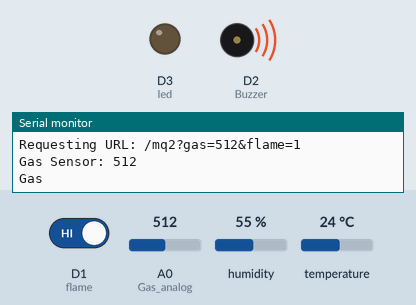
Recording of a sketch running on a simulated ESP8266 (NodeMCU). On the bench: output pins drawn as LEDs (lit = HIGH), buzzer (waves = sounding, pin HIGH), the last lines printed to the serial monitor. Dashed ring = blinking. The test bench sets the inputs (shaded band); at power-on: A0 (Gas_analog) = 512, D1 (flame) HIGH, humidity 55 %, temperature 24 °C. WiFi joins after 1.5 s; servers stay silent unless stated; pins used as bus, display or sensor lines are not drawn.

Above: at 2.7 s.
2.8 s: A0 (Gas_analog) set to 490
8.3 s: D1 (flame) driven LOW
At 17.1 s:
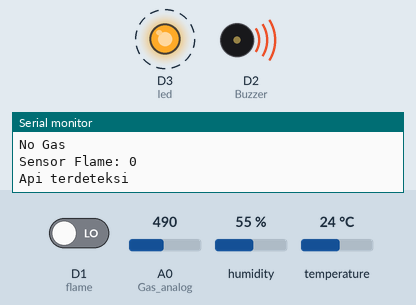
18.2 s: D1 (flame) driven HIGH
23.7 s: A0 (Gas_analog) set to 513
At 35.0 s:
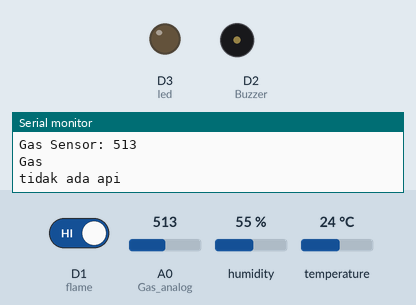
Timing chart, 0 to 36.3 s (numbered marks = the images above; inputs shaded):
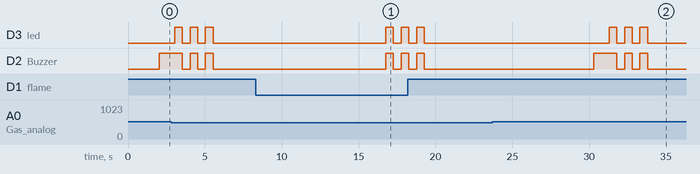

Measured:
- the behaviour switches between 500 and 501 on A0 (Gas_analog) (found by bisection; images 1 and 2)
- after the input at 8.3 s, D3 (led), D2 (Buzzer): LOW → HIGH after 8.5 s, → LOW 0.50 s later, → HIGH 0.50 s later
- after the input at 23.7 s, D3 (led): alternates HIGH for 0.50 s and LOW for 0.50 s, 6 changes in all, then stays LOW, starting after 7.6 s; D2 (Buzzer): LOW → HIGH after 6.6 s, then repeats every 1.0 s: LOW 0.50 s, HIGH 0.50 s, until it stays LOW from 33.8 s
- by itself, D3 (led): alternates HIGH for 0.50 s and LOW for 0.50 s, 6 changes in all, then stays LOW
- by itself, D2 (Buzzer): alternates HIGH for 0.50 s and LOW for 0.50 s, 5 changes in all, then stays LOW

The sketch:

dht11_flame_mq2_mysql_telegram.ino
```cpp
#include "DHT.h"
#include <ESP8266WiFi.h>
#include <ESP8266HTTPClient.h>
#include <ESP8266WebServer.h>
#include "CTBot.h"
CTBot myBot;

#define DHTPIN 2     // Digital pin D4 connected to the DHT sensor
#define DHTTYPE DHT11   // DHT 11
//#define DHTTYPE DHT22   // DHT 22  (AM2302), AM2321
//#define DHTTYPE DHT21   // DHT 21 (AM2301)
int Buzzer = D2;        // used for ESP8266
int led = D3;
int Gas_analog = A0;    // used for ESP8266
//int Gas_digital = D1;   // used for ESP8266
int flame = D1;

DHT dht(DHTPIN, DHTTYPE);

//#define SERVER_IP "192.168.140.99" //Alamat Server

//Nama SSID dan Password WiFi
#ifndef STASSID
#define STASSID "Virus detected"
#define STAPSK  "291106SR"
//#define STASSID "nodemcu"
//#define STAPSK  "sembarang"
#endif
String token = "1832581230:AAG3ViM9k7ViY1qCQU_zMW_q0SKG29kYj1Y";
//const int id = 925607567;
const int id = 1375931977;

const char* host = "192.168.100.190";
int Led_OnBoard = 2;

WiFiClient client;
HTTPClient http;
TBMessage msg;
void setup() {
  Serial.begin(115200);
  Serial.println(F("DHTxx test!"));
  pinMode(Led_OnBoard, OUTPUT);
  pinMode(Buzzer, OUTPUT);
  pinMode(led, OUTPUT);
  //pinMode(Gas_digital, INPUT);
  pinMode(flame, INPUT);

  WiFi.mode(WIFI_STA);
  WiFi.begin(STASSID, STAPSK);

  //Koneksi ke WiFi
  while (WiFi.status() != WL_CONNECTED) {
    digitalWrite(Led_OnBoard, LOW);
    delay(250);
    Serial.print(".");
    digitalWrite(Led_OnBoard, HIGH);
    delay(250);
    Serial.print(".");
  }
  Serial.println("");
  Serial.print("Connected! IP address: ");
  Serial.println(WiFi.localIP());

  Serial.println("Starting TelegramBot...");

  // connect the ESP8266 to the desired access point
  myBot.wifiConnect(STASSID, STAPSK);

  // set the telegram bot token
  myBot.setTelegramToken(token);

  // check if all things are ok
  if (myBot.testConnection())
    Serial.println("\ntestConnection OK");
  else
    Serial.println("\ntestConnection NOK");

  dht.begin();
}

void loop() {
  // Wait a few seconds between measurements.
    float h = dht.readHumidity();
    float t = dht.readTemperature();
    int gassensorAnalog = analogRead(Gas_analog);
    int state = digitalRead(flame);

    if (myBot.getNewMessage(msg)) {
     if (msg.text.equalsIgnoreCase("Cek suhu")) {              // if the received message is "LIGHT ON"...
      String suhu = "Suhu : ";
      suhu += float(t);
      suhu += " °C\n";
      suhu += "Kelembaban : ";
      suhu += float(h);
      suhu += " %\n";
      myBot.sendMessage(id, suhu, "");
      Serial.println("Mengirim data sensor ke telegram");
      }
     else if (msg.text.equalsIgnoreCase("Cek gas")) {              // if the received message is "LIGHT ON"...
        String gas = "Gas : ";
        gas += int(gassensorAnalog);
        gas += "\n";
        gas += "Sensor Flame : ";
        gas += int(state);
        myBot.sendMessage(id, gas, "");
        Serial.println("Mengirim data sensor ke telegram");
        }
    }
    else {
        sendingsuhu();
        sendinggasflame();
        delay(10000);
      }
}

   void sendingsuhu()
   {
    if (!client.connect(host, 8000)) {
        Serial.println("Gagal Konek");
        return;
      }

    Serial.println("Tersambung");
      float h = dht.readHumidity();
      float t = dht.readTemperature();

      if (isnan(h) || isnan(t)) {
      Serial.println(F("Failed to read from DHT sensor!"));
      return;
    }

    String data;
    data = "/dht11?suhu=";
    data += t;
    data += "&kelembaban=";
    data += h;

    client.print(String("GET ") + data + " HTTP/1.1\r\n" + "Host: " + host + "\r\n" + "Connection: close\r\n\r\n");

    Serial.print("Requesting URL: ");
    Serial.println(data);
    Serial.print(F("Humidity: "));
    Serial.print(h);
    Serial.print(F("%  Temperature: "));
    Serial.print(t);
    Serial.println(F("°C "));

    String suhu = (String)t;
    String kelembaban = (String)h;

    if ((t <= 22.00) && (h <= 40.00) ){
      String suhu = "Suhu dan Kelembaban Dingin\n";
      suhu += "Suhu : ";
      suhu += float(t);
      suhu += " °C\n";
      suhu += "Kelembaban : ";
      suhu += float(h);
      suhu += " %\n";
      myBot.sendMessage(id, suhu, "");
      Serial.println("Mengirim data sensor ke telegram");
    } else if ((t >= 22.00) && (t <= 34.00) && (h >= 41.00) && (h <= 70.00) ) {
      String suhu = "Suhu dan Kelembaban Normal\n";
      suhu += "Suhu : ";
      suhu += float(t);
      suhu += " °C\n";
      suhu += "Kelembaban : ";
      suhu += float(h);
      suhu += " %\n";
      myBot.sendMessage(id, suhu, "");
      Serial.println("Mengirim data sensor ke telegram");
    } else if ((t >= 33.00) && (h <= 71.00)) {
      String suhu = "Suhu dan Kelembaban Panas\n";
      suhu += "Suhu : ";
      suhu += float(t);
      suhu += " °C\n";
      suhu += "Kelembaban : ";
      suhu += float(h);
      suhu += " %\n";
      myBot.sendMessage(id, suhu, "");
      Serial.println("Mengirim data sensor ke telegram");
      digitalWrite (Buzzer, HIGH) ; //send tone
      digitalWrite (led, HIGH);
      delay(500);
      digitalWrite (Buzzer, LOW) ;  //no tone
      digitalWrite (led, LOW);
      delay(500);
      digitalWrite (Buzzer, HIGH) ; //send tone
      digitalWrite (led, HIGH);
      delay(500);
      digitalWrite (Buzzer, LOW);
      digitalWrite (led, LOW);
      delay(500);
      digitalWrite (Buzzer, HIGH) ; //send tone
      digitalWrite (led, HIGH);
      delay(500);
      digitalWrite (Buzzer, LOW);
      digitalWrite (led, LOW);
      delay(500);
    }


//    while (client.available()) {
//        String line = client.readStringUntil('\r');
//        Serial.print(line);
//      }
//
//    Serial.println();
//    Serial.println("closing connection");

   }

   void sendinggasflame()
   {
      if (!client.connect(host, 8000)) {
        Serial.println("Gagal Konek");
        return;
      }
      Serial.println("Tersambung");

      int gassensorAnalog = analogRead(Gas_analog);
      //int gassensorDigital = digitalRead(Gas_digital);
      int state = digitalRead(flame);

      String data;
      data = "/mq2?gas=";
      data += gassensorAnalog;
      data += "&flame=";
      data += state;

      client.print(String("GET ") + data + " HTTP/1.1\r\n" + "Host: " + host + "\r\n" + "Connection: close\r\n\r\n");

      Serial.print("Requesting URL: ");
      Serial.println(data);
      Serial.print("Gas Sensor: ");
      Serial.print(gassensorAnalog);
      Serial.println("\t");


      if (gassensorAnalog > 500) {
        Serial.println("Gas");
        digitalWrite (Buzzer, HIGH) ; //send tone
        delay(1000);
        digitalWrite (Buzzer, LOW) ;  //no tone

        String gas = "Gas Terdeteksi Tinggi\n ";
        gas += int(gassensorAnalog);
        myBot.sendMessage(id, gas, "");
        digitalWrite (Buzzer, HIGH) ; //send tone
        digitalWrite (led, HIGH);
        delay(500);
        digitalWrite (Buzzer, LOW) ;  //no tone
        digitalWrite (led, LOW);
        delay(500);
        digitalWrite (Buzzer, HIGH) ; //send tone
        digitalWrite (led, HIGH);
        delay(500);
        digitalWrite (Buzzer, LOW);
        digitalWrite (led, LOW);
        delay(500);
        digitalWrite (Buzzer, HIGH) ; //send tone
        digitalWrite (led, HIGH);
        delay(500);
        digitalWrite (Buzzer, LOW);
        digitalWrite (led, LOW);
        delay(500);
      }
      else {
        Serial.println("No Gas");
        Serial.print("Sensor Flame: ");
        Serial.print(state);
        Serial.println("\t");
      }
      delay(100);
      if(state == LOW){
        Serial.println("Api terdeteksi");
        String api = "Api Terdeteksi\n ";
        myBot.sendMessage(id, api, "");

        digitalWrite (Buzzer, HIGH) ; //send tone
        digitalWrite (led, HIGH);
        delay(500);
        digitalWrite (Buzzer, LOW) ;  //no tone
        digitalWrite (led, LOW);
        delay(500);
        digitalWrite (Buzzer, HIGH) ; //send tone
        digitalWrite (led, HIGH);
        delay(500);
        digitalWrite (Buzzer, LOW);
        digitalWrite (led, LOW);
        delay(500);
        digitalWrite (Buzzer, HIGH) ; //send tone
        digitalWrite (led, HIGH);
        delay(500);
        digitalWrite (Buzzer, LOW);
        digitalWrite (led, LOW);
        delay(500);
      }else{
        digitalWrite(Buzzer, LOW);
        Serial.println("tidak ada api");
      }


//      unsigned long timeout = millis();
//      while (client.available() == 0) {
//        if (millis() - timeout > 5000) {
//          Serial.println(">>> Client Timeout !");
//          client.stop();
//          return;
//        }
//      }

//      while (client.available()) {
//        String line = client.readStringUntil('\r');
//        Serial.print(line);
//      }
//
//      Serial.println();
//      Serial.println("closing connection");


   }
```
